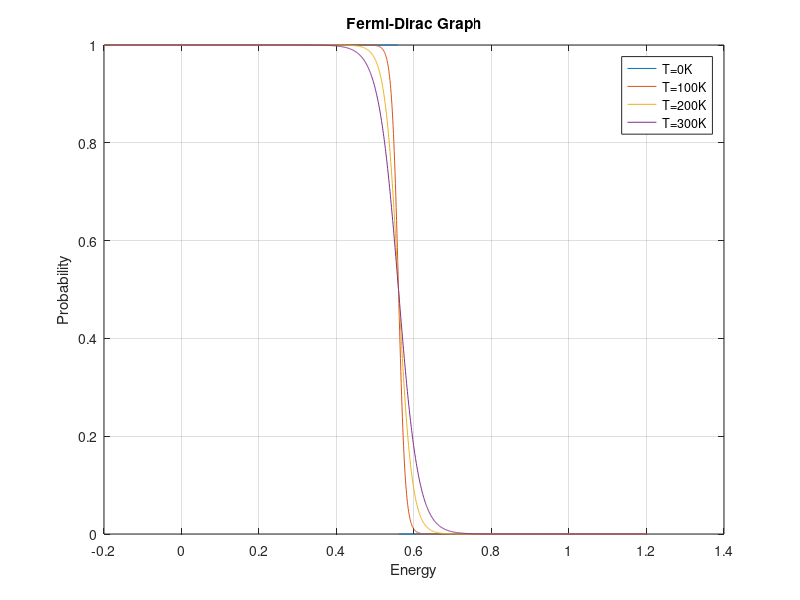

Recreate this plot in MATLAB.
k=8.617*(10^(-5));
ef=0.56;
e=-0.2:0.001:1.2;
t=0;
for i=0:3

plot(e,(1./(1+exp((e-ef)/(k*t)))))

hold on;
t=t+100;
end;

xlabel('Energy');
ylabel('Probability');
title('Fermi-Dirac Graph');
grid on;
legend('T=0K','T=100K','T=200K','T=300K')

    